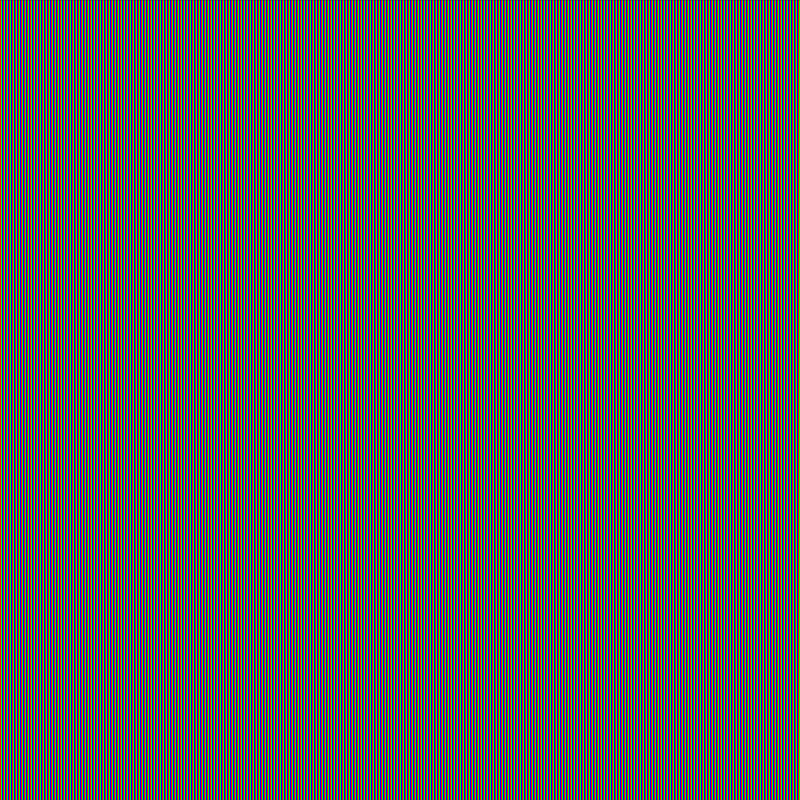
Frame 1 (no input)
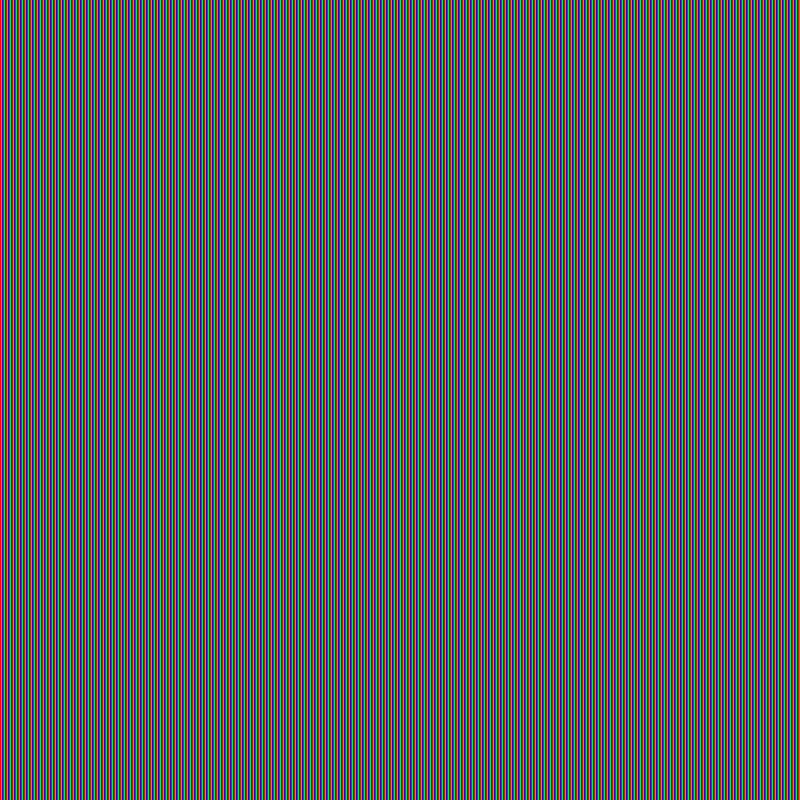
Frame 60 (the mouse pressed at the canvas centre just before this capture)
Frame 120 (the mouse held since frame 60 and released just before this capture): identical to frame 60, image omitted

The Processing sketch that drew these frames (run headless with seeded random() and noise(); from frame 60 on, the mouse is pressed at the canvas centre):

// Processing sketch: colors_line
// ── colors_line.pde
void setup() {
  size(800, 800);
  background(0);
  frameRate(60);
}


void draw(){
for (int i = 0; i < width; i++) {
  
  if (i%3 == 0) stroke(255, 0, 0); 
  else if (i%3 == 1) stroke(0, 255, 0); 
  else stroke(0, 0, 255); 
  line(i, 0, i, height);
}}
